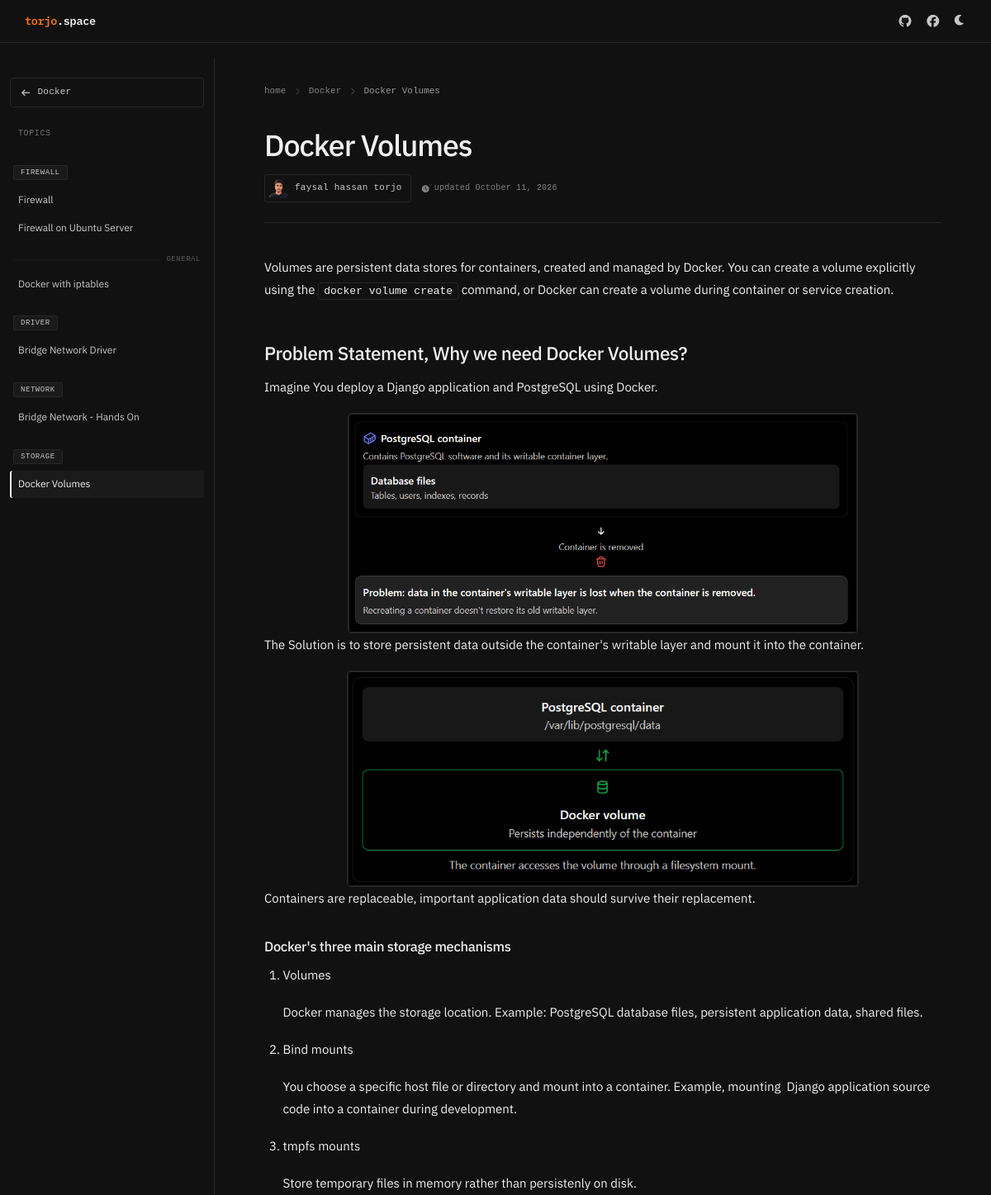
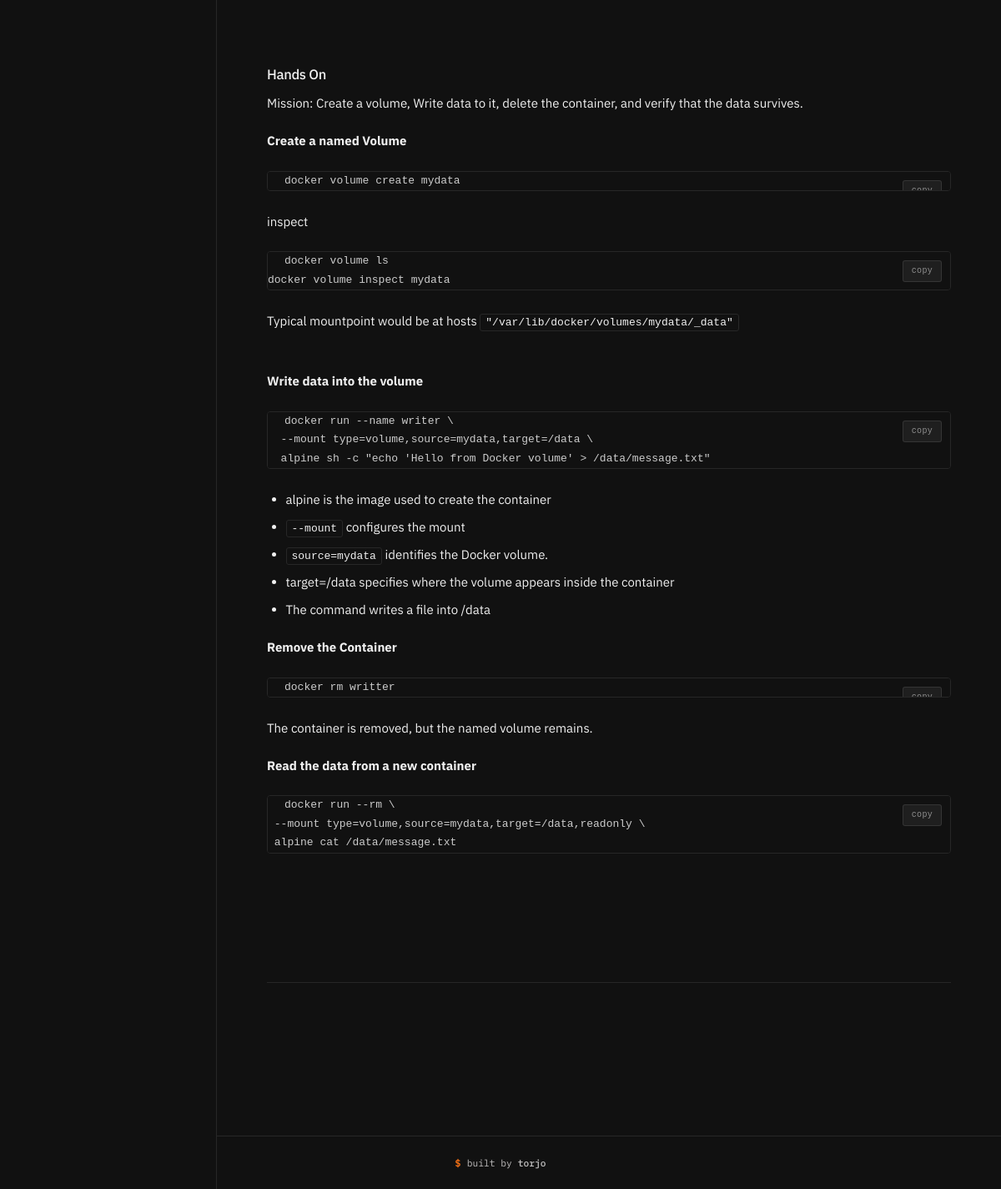
/topic/102/, run on the app's committed database (2 pictures, top to bottom).
### doc/models.py (models this page shows, shortened)
class Collection(models.Model):
    title = models.CharField(max_length=200)
    slug = models.SlugField(unique=True, blank=True)
    description = models.TextField()
    created_by = models.ForeignKey(User, on_delete=models.CASCADE)
    created_at = models.DateTimeField(auto_now_add=True)
    updated_at = models.DateTimeField(auto_now=True)
    is_published = models.BooleanField(default=False)
    bg = models.ImageField(upload_to='collection_backgrounds/', blank=True, null=True)
    class Meta:
        ordering = ['-created_at']

class Topic(models.Model):
    collection = models.ForeignKey(Collection, on_delete=models.CASCADE, related_name='topics')
    title = models.CharField(max_length=200)
    slug = models.SlugField(blank=True)
    order = models.PositiveIntegerField(default=0)
    group = models.CharField(max_length=100, blank=True, null=True)
    created_at = models.DateTimeField(auto_now_add=True)
    updated_at = models.DateTimeField(auto_now=True)
    class Meta:
        ordering = ['order', 'created_at']
        unique_together = ['collection', 'slug']

class Documentation(models.Model):
    topic = models.OneToOneField(Topic, on_delete=models.CASCADE, related_name='documentation')
    content = CKEditor5Field('Documentation Content', help_text="Main documentation content with rich text editor")
    created_at = models.DateTimeField(auto_now_add=True)
    updated_at = models.DateTimeField(auto_now=True)

### doc/views.py (the view)
# urls.py: path('topic/<int:pk>/', views.topic_detail, name='topic_detail'),
def topic_detail(request, pk):
    topic = Topic.objects.get(pk=pk)
    collection = topic.collection
    all_topics = collection.topics.all().order_by('created_at')  # already ordered by ['order', 'created_at']
    grouped_topics = []
    for group_name, topics in groupby(all_topics, key=lambda t: t.group):
        grouped_topics.append({
            'group_name': group_name,
            'topics': list(topics),
        })
    return render(request, 'doc/topic_detail.html', {
        'topic': topic,
        'all_topics': all_topics,
        'collection': collection,
        'grouped_topics': grouped_topics,
    })

### doc/templates/doc/topic_detail.html (shortened to what this page needs)
{% extends 'doc/base.html' %}
{% block extra_head %}
<link rel="stylesheet" href="https://cdnjs.cloudflare.com/ajax/libs/highlight.js/11.7.0/styles/monokai-sublime.min.css">
{% endblock %}
{% block content %}
{% load static %}
<div class="doc-layout">
    <aside class="doc-sidebar" id="docSidebar">
        <a href="{% url 'collection_detail' collection.slug %}" class="sidebar-collection-link">
            <i class="fas fa-arrow-left sidebar-back-icon"></i>
            <span class="sidebar-coll-title">{{ collection.title }}</span>
        </a>
        <div class="sidebar-section-label">
            <span>topics</span>
        </div>
        <ul class="sidebar-nav">
            {% for group in grouped_topics %}
            {% if group.group_name %}
            <li class="sidebar-group-header">
                <span class="group-badge">{{ group.group_name }}</span>
            </li>
            {% else %}
            <li class="sidebar-group-divider">
                <span>general</span>
            </li>
            {% endif %}
            {% for t in group.topics %}
            <li>
                <a href="{% url 'topic_detail' t.id %}"
                    class="sidebar-nav-link {% if t.slug == topic.slug %}active{% endif %}">
                    <span>{{ t.title }}</span>
                </a>
            </li>
            {% endfor %}
            {% endfor %}
        </ul>
    </aside>
    <main class="doc-main">
        <nav class="doc-breadcrumb" aria-label="breadcrumb">
            <a href="/">home</a>
            <i class="fas fa-chevron-right sep"></i>
            <a href="{% url 'collection_detail' collection.slug %}">{{ collection.title }}</a>
            <i class="fas fa-chevron-right sep"></i>
            <span class="current">{{ topic.title }}</span>
        </nav>
        <div class="topic-header">
            <h1>{{ topic.title }}</h1>
            <div class="topic-meta">
                <div class="topic-meta-left">
                    <div class="author-chip">
                        <img src="{% static 'doc/images/dp-main.png' %}" alt="Author">
                        <span>faysal hassan torjo</span>
                    </div>
                    <span class="meta-tag">
                        <i class="fas fa-clock"></i>
                        updated {{ topic.documentation.updated_at|date:"F d, Y" }}
                    </span>
                </div>
            </div>
        </div>
        <div class="documentation-content">
            {{ topic.documentation.content|safe }}
        </div>
        <div class="topic-nav">
        </div>
    </main>
</div>
{% endblock %}

### doc/templates/doc/base.html (style rules this page uses)
:root { --accent: #f97316; --accent-dim: rgba(249, 115, 22, 0.12); --text-primary: #f0f0f0; --text-secondary: #c8c7c7; --text-muted: #bfbdbd; --bg: #111111; --bg-secondary: #1a1a1a; --border: #272727; --border-strong: #383838; --mono: 'IBM Plex Mono', monospace; --sans: 'IBM Plex Sans', sans-serif; }
*, *::before, *::after { box-sizing: border-box; }
html, body { font-family: var(--sans); background-color: var(--bg); color: var(--text-primary); transition: background-color 0.2s, color 0.2s; font-size: 15px; line-height: 1.6; -webkit-font-smoothing: antialiased; }
a { color: inherit; }

### data on the page
Collection: title "Docker"
Topic: group_name "FIREWALL", title "Firewall"
Topic: title "Firewall on Ubuntu Server"
Topic: title "Docker with iptables"
Topic: group_name "DRIVER", title "Bridge Network Driver"
Topic: group_name "NETWORK", title "Bridge Network - Hands On"
Topic: group_name "STORAGE", title "Docker Volumes", documentation.updated_at "October 11, 2026", documentation.content "Volumes are persistent data stores for containers, created and managed by Docker. You can create a volume explicitly using the docker volume create command, or Docker can create a volume during container or service creation. Problem Statement, Why we need Docker Volumes? Imagine You deploy a Django application and PostgreSQL using Docker. The Solution is to store persistent data outside the container's writable layer and mount it into the container. Containers are replaceable, important application data should survive their replacement. Docker's three main storage mechanisms Volumes Docker manages the storage location. Example: PostgreSQL database files, persistent application data, shared…", documentation.content (picture)
